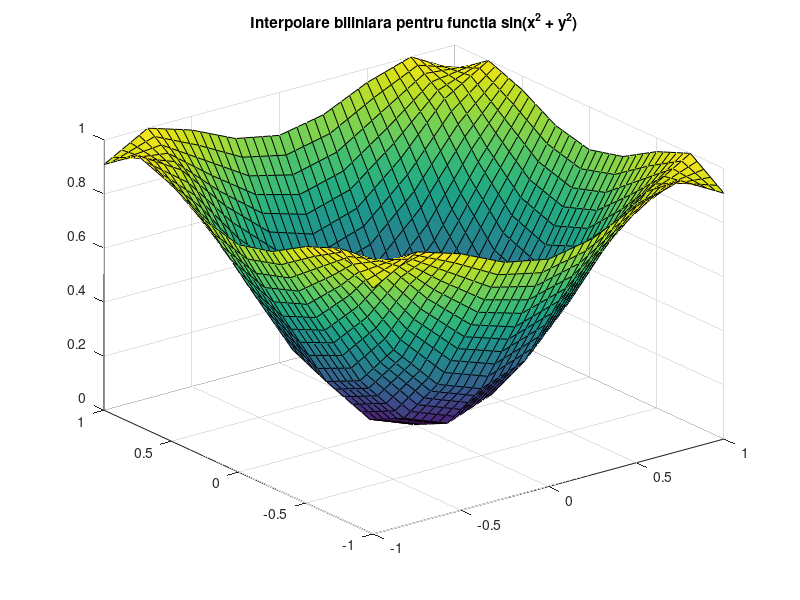

Recreate this plot in MATLAB.
% acest script interpoleaza liniar pe domeniul [-1,1]^2 o functie de 2
% variabile reale
[x, y] = meshgrid(-1:.25:1);
z = sin(x.^2 + y.^2);
[xi, yi] = meshgrid(-1:.05:1);
zi = interp2(x, y, z, xi, yi, 'linear');
surf(xi, yi, zi), title('Interpolare biliniara pentru functia sin(x^2 + y^2)') 